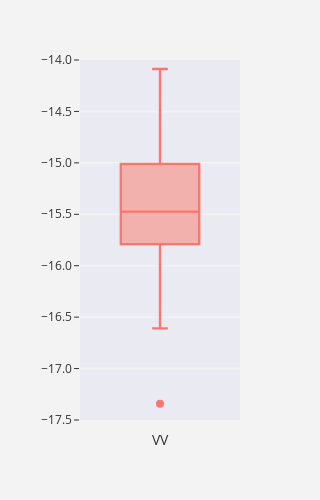

This figure's notebook cell:
### Code cell
# Geração da figura
fig = px.box(data, labels={"variable" : "VV", "value" : " "}, 
             width=300, height=500, boxmode='overlay', range_y=[-17.5, -14.0], template='ggplot2')

# Template types: 'ggplot2', 'seaborn', 'simple_white', 'plotly',
#'plotly_white', 'plotly_dark', 'presentation', 'xgridoff','ygridoff', 'gridon', 'none'

fig.update_layout(
    yaxis=dict(
        showgrid=True, #Mostrar grid
        dtick=0.5, #Espaçamento dos ticks
        tickson="boundaries", #Onde vão os ticks
        ticklen=5, #Tamanho do tick
        gridcolor='rgb(243, 243, 243)', #Cor do grid
        gridwidth=1.5, #Largura do grid
        tickformat=".1f" #Número de casas decimais/precisão
    ),
    paper_bgcolor='rgb(243, 243, 243)', #Cor do papel
    plot_bgcolor='rgb(234, 234, 242)', #Cor do backgound do plot
    showlegend=False)
fig.update_traces(whiskerwidth=0.2, fillcolor='rgb(243,177,173)', marker_size=8,
                 marker_color='rgb(248,118,109)', line_width=2.3)
fig.update_xaxes(showgrid=False, ticks='', showticklabels=False)
fig.show()

### Figure 1 — Plotly figure (JSON) as saved in the notebook; plotly's stock layout.template omitted (floating-point values rounded to 4 significant figures)
{"data": [{"alignmentgroup": "True", "fillcolor": "rgb(243,177,173)", "hovertemplate": "VV=%{x}<br> =%{y}<extra></extra>", "legendgroup": "", "line": {"width": 2.3}, "marker": {"color": "rgb(248,118,109)", "size": 8}, "name": "", "notched": false, "offsetgroup": "", "orientation": "v", "showlegend": false, "type": "box", "whiskerwidth": 0.2, "x": ["-15.7268", "-15.7268", "-15.7268", "-15.7268", "-15.7268", "-15.7268", "-15.7268", "-15.7268", "-15.7268", "-15.7268", "-15.7268", "-15.7268", "-15.7268", "-15.7268", "-15.7268", "-15.7268", "-15.7268", "-15.7268", "-15.7268", "-15.7268", "-15.7268", "-15.7268", "-15.7268", "-15.7268", "-15.7268", "-15.7268", "-15.7268", "-15.7268", "-15.7268", "-15.7268", "-15.7268", "-15.7268", "-15.7268", "-15.7268", "-15.7268", "-15.7268", "-15.7268", "-15.7268", "-15.7268", "-15.7268", "-15.7268", "-15.7268", "-15.7268", "-15.7268", "-15.7268", "-15.7268", "-15.7268", "-15.7268", "-15.7268", "-15.7268", "-15.7268", "-15.7268", "-15.7268", "-15.7268", "-15.7268", "-15.7268", "-15.7268", "-15.7268", "-15.7268", "-15.7268", "-15.7268", "-15.7268", "-15.7268", "-15.7268", "-15.7268", "-15.7268", "-15.7268"], "x0": " ", "xaxis": "x", "y": [-15.61, -15.72, -15.72, -14.9, -16.54, -16.31, -15.57, -15.51, -16.1, -15.66, -15.32, -15.18, -14.69, -15.88, -15.68, -14.84, -14.09, -15.25, -14.85, -14.92, -15.73, -15.23, -15.03, -14.88, -14.95, -15.9, -15.52, -15.75, -15.73, -15.86, -16.25, -15.1, -16.57, -15.96, -14.74, -16.61, -15.07, -15.79, -14.97, -15.18, -15.63, -14.83, -14.74, -15.03, -15.01, -14.17, -15.45, -15.12, -16.03, -15.54, -14.74, -15.82, -15.19, -15.34, -15.32, -16.12, -15.41, -14.96, -14.9, -15.15, -15.58, -15.96, -16.46, -17.34, -15.71, -15.78, -15.47], "y0": " ", "yaxis": "y"}], "layout": {"boxmode": "overlay", "height": 500, "legend": {"tracegroupgap": 0}, "margin": {"t": 60}, "paper_bgcolor": "rgb(243, 243, 243)", "plot_bgcolor": "rgb(234, 234, 242)", "showlegend": false, "width": 300, "xaxis": {"anchor": "y", "domain": [0, 1], "showgrid": false, "showticklabels": false, "ticks": "", "title": {"text": "VV"}}, "yaxis": {"anchor": "x", "domain": [0, 1], "dtick": 0.5, "gridcolor": "rgb(243, 243, 243)", "gridwidth": 1.5, "range": [-17.5, -14], "showgrid": true, "tickformat": ".1f", "ticklen": 5, "tickson": "boundaries", "title": {"text": " "}}}}
